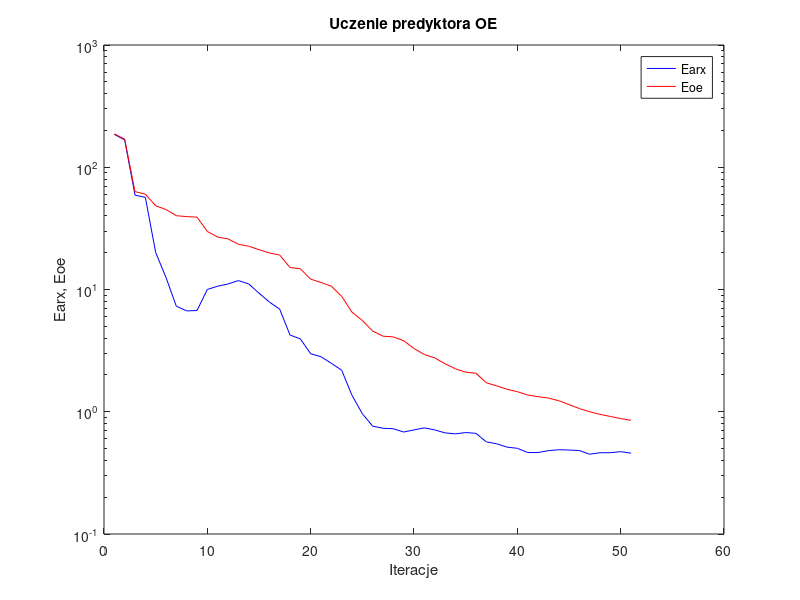
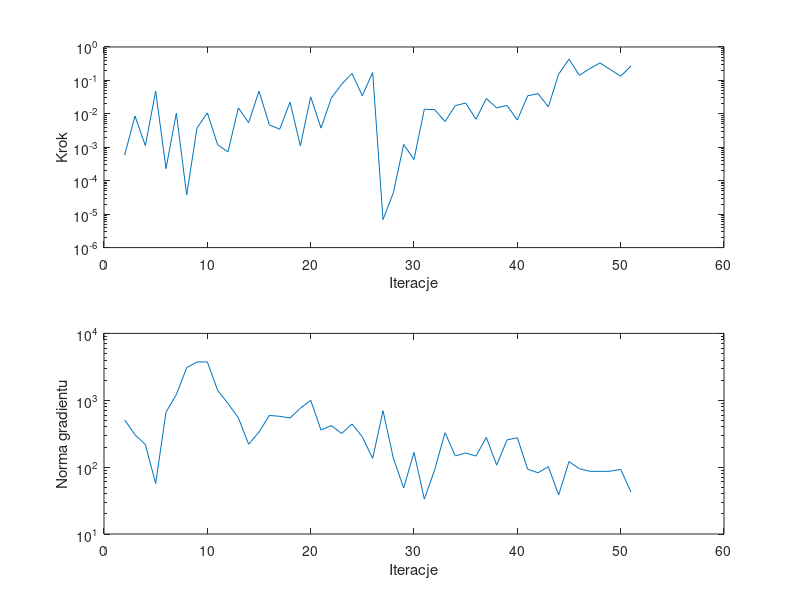

Source code (MATLAB) for these figures, in order:
%uczenie predyktora oe
clear all;
n=0; farx(n+1)=1.857395e+002; foe(n+1)=1.874554e+002; wspucz(n+1)=0.000000e+000; ng(n+1)=0.000000e+000;
%odnowa zmiennej metryki
n=1; farx(n+1)=1.673105e+002; foe(n+1)=1.699263e+002; krok(n+1)=5.897838e-004; ng(n+1)=5.071267e+002;
n=2; farx(n+1)=5.913979e+001; foe(n+1)=6.322953e+001; krok(n+1)=8.625805e-003; ng(n+1)=3.044840e+002;
n=3; farx(n+1)=5.670944e+001; foe(n+1)=6.025334e+001; krok(n+1)=1.116161e-003; ng(n+1)=2.177292e+002;
n=4; farx(n+1)=2.010763e+001; foe(n+1)=4.837414e+001; krok(n+1)=4.797973e-002; ng(n+1)=5.700251e+001;
n=5; farx(n+1)=1.252820e+001; foe(n+1)=4.512155e+001; krok(n+1)=2.308086e-004; ng(n+1)=6.621700e+002;
n=6; farx(n+1)=7.295315e+000; foe(n+1)=4.014604e+001; krok(n+1)=1.053676e-002; ng(n+1)=1.217251e+003;
n=7; farx(n+1)=6.684790e+000; foe(n+1)=3.948893e+001; krok(n+1)=3.751011e-005; ng(n+1)=3.060825e+003;
n=8; farx(n+1)=6.730031e+000; foe(n+1)=3.906203e+001; krok(n+1)=3.751501e-003; ng(n+1)=3.739278e+003;
n=9; farx(n+1)=1.000667e+001; foe(n+1)=2.985062e+001; krok(n+1)=1.071180e-002; ng(n+1)=3.746688e+003;
n=10; farx(n+1)=1.064608e+001; foe(n+1)=2.683398e+001; krok(n+1)=1.189159e-003; ng(n+1)=1.402195e+003;
n=11; farx(n+1)=1.109506e+001; foe(n+1)=2.596308e+001; krok(n+1)=7.248866e-004; ng(n+1)=8.954536e+002;
n=12; farx(n+1)=1.182657e+001; foe(n+1)=2.345278e+001; krok(n+1)=1.506159e-002; ng(n+1)=5.474305e+002;
n=13; farx(n+1)=1.111650e+001; foe(n+1)=2.260804e+001; krok(n+1)=5.457942e-003; ng(n+1)=2.197891e+002;
n=14; farx(n+1)=9.335186e+000; foe(n+1)=2.116555e+001; krok(n+1)=4.799811e-002; ng(n+1)=3.341509e+002;
n=15; farx(n+1)=7.898896e+000; foe(n+1)=1.990448e+001; krok(n+1)=4.678366e-003; ng(n+1)=5.937277e+002;
n=16; farx(n+1)=6.909098e+000; foe(n+1)=1.914497e+001; krok(n+1)=3.478135e-003; ng(n+1)=5.751487e+002;
n=17; farx(n+1)=4.243212e+000; foe(n+1)=1.513040e+001; krok(n+1)=2.243330e-002; ng(n+1)=5.428599e+002;
n=18; farx(n+1)=3.944042e+000; foe(n+1)=1.476976e+001; krok(n+1)=1.108189e-003; ng(n+1)=7.591731e+002;
n=19; farx(n+1)=2.982395e+000; foe(n+1)=1.216458e+001; krok(n+1)=3.230408e-002; ng(n+1)=1.000259e+003;
n=20; farx(n+1)=2.818948e+000; foe(n+1)=1.141582e+001; krok(n+1)=3.751501e-003; ng(n+1)=3.589718e+002;
n=21; farx(n+1)=2.490600e+000; foe(n+1)=1.064877e+001; krok(n+1)=2.972664e-002; ng(n+1)=4.184773e+002;
n=22; farx(n+1)=2.186735e+000; foe(n+1)=8.789988e+000; krok(n+1)=7.709486e-002; ng(n+1)=3.182602e+002;
n=23; farx(n+1)=1.361554e+000; foe(n+1)=6.524055e+000; krok(n+1)=1.619492e-001; ng(n+1)=4.418113e+002;
n=24; farx(n+1)=9.639891e-001; foe(n+1)=5.581893e+000; krok(n+1)=3.497807e-002; ng(n+1)=2.834193e+002;
n=25; farx(n+1)=7.624032e-001; foe(n+1)=4.570843e+000; krok(n+1)=1.728699e-001; ng(n+1)=1.348093e+002;
%odnowa zmiennej metryki
n=26; farx(n+1)=7.329982e-001; foe(n+1)=4.151181e+000; krok(n+1)=6.859775e-006; ng(n+1)=6.997104e+002;
n=27; farx(n+1)=7.262615e-001; foe(n+1)=4.097239e+000; krok(n+1)=4.334515e-005; ng(n+1)=1.363959e+002;
n=28; farx(n+1)=6.823567e-001; foe(n+1)=3.812115e+000; krok(n+1)=1.215721e-003; ng(n+1)=4.877283e+001;
n=29; farx(n+1)=7.104991e-001; foe(n+1)=3.291941e+000; krok(n+1)=4.302964e-004; ng(n+1)=1.661263e+002;
n=30; farx(n+1)=7.381799e-001; foe(n+1)=2.940737e+000; krok(n+1)=1.376894e-002; ng(n+1)=3.329948e+001;
n=31; farx(n+1)=7.108216e-001; foe(n+1)=2.759088e+000; krok(n+1)=1.333847e-002; ng(n+1)=9.112699e+001;
n=32; farx(n+1)=6.718134e-001; foe(n+1)=2.471656e+000; krok(n+1)=5.915528e-003; ng(n+1)=3.268785e+002;
n=33; farx(n+1)=6.592734e-001; foe(n+1)=2.247073e+000; krok(n+1)=1.763378e-002; ng(n+1)=1.469799e+002;
n=34; farx(n+1)=6.760623e-001; foe(n+1)=2.106423e+000; krok(n+1)=2.107682e-002; ng(n+1)=1.630108e+002;
n=35; farx(n+1)=6.659009e-001; foe(n+1)=2.065094e+000; krok(n+1)=6.893113e-003; ng(n+1)=1.462616e+002;
n=36; farx(n+1)=5.670274e-001; foe(n+1)=1.724731e+000; krok(n+1)=2.876670e-002; ng(n+1)=2.788286e+002;
n=37; farx(n+1)=5.472499e-001; foe(n+1)=1.629554e+000; krok(n+1)=1.505454e-002; ng(n+1)=1.070048e+002;
n=38; farx(n+1)=5.137238e-001; foe(n+1)=1.526505e+000; krok(n+1)=1.789637e-002; ng(n+1)=2.551085e+002;
n=39; farx(n+1)=5.024634e-001; foe(n+1)=1.460232e+000; krok(n+1)=6.525058e-003; ng(n+1)=2.743648e+002;
n=40; farx(n+1)=4.638310e-001; foe(n+1)=1.370911e+000; krok(n+1)=3.469665e-002; ng(n+1)=9.342693e+001;
n=41; farx(n+1)=4.638286e-001; foe(n+1)=1.328062e+000; krok(n+1)=4.028924e-002; ng(n+1)=8.231758e+001;
n=42; farx(n+1)=4.803155e-001; foe(n+1)=1.294743e+000; krok(n+1)=1.625772e-002; ng(n+1)=1.015681e+002;
n=43; farx(n+1)=4.892593e-001; foe(n+1)=1.231589e+000; krok(n+1)=1.538927e-001; ng(n+1)=3.838247e+001;
n=44; farx(n+1)=4.860843e-001; foe(n+1)=1.145257e+000; krok(n+1)=4.353621e-001; ng(n+1)=1.210442e+002;
n=45; farx(n+1)=4.818530e-001; foe(n+1)=1.062544e+000; krok(n+1)=1.420169e-001; ng(n+1)=9.473287e+001;
n=46; farx(n+1)=4.492443e-001; foe(n+1)=9.993649e-001; krok(n+1)=2.250273e-001; ng(n+1)=8.673627e+001;
n=47; farx(n+1)=4.622924e-001; foe(n+1)=9.521854e-001; krok(n+1)=3.337297e-001; ng(n+1)=8.639798e+001;
n=48; farx(n+1)=4.621788e-001; foe(n+1)=9.152052e-001; krok(n+1)=2.114442e-001; ng(n+1)=8.688922e+001;
n=49; farx(n+1)=4.717211e-001; foe(n+1)=8.801040e-001; krok(n+1)=1.337651e-001; ng(n+1)=9.249907e+001;
n=50; farx(n+1)=4.581170e-001; foe(n+1)=8.509889e-001; krok(n+1)=2.701916e-001; ng(n+1)=4.235674e+001;

figure; semilogy(farx,'b'); hold on; semilogy(foe,'r'); xlabel('Iteracje'); ylabel('Earx, Eoe'); legend('Earx','Eoe'); title('Uczenie predyktora OE');
figure; subplot(2,1,1); semilogy(krok); xlabel('Iteracje'); ylabel('Krok');
subplot(2,1,2); semilogy(ng); xlabel('Iteracje'); ylabel('Norma gradientu');
Earx=farx(n+1)
Eoe=foe(n+1)
